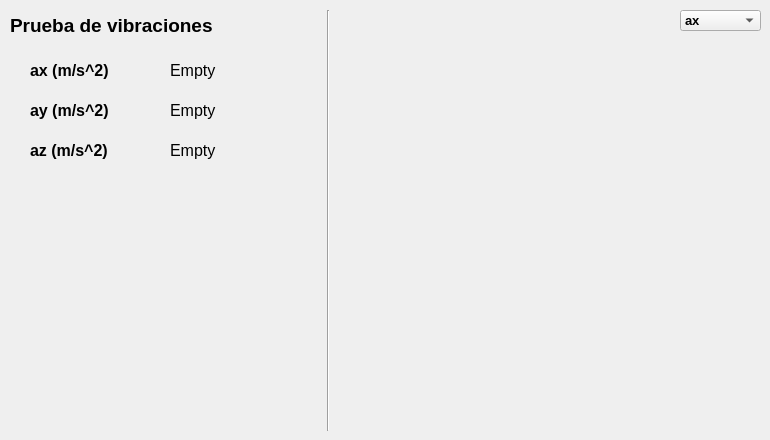
       <widget class="QWidget" name="tab_vibraciones">
        <attribute name="title">
         <string>Vibraciones</string>
        </attribute>
        <widget class="QLabel" name="label_vib_1">
         <property name="geometry">
          <rect>
           <x>30</x>
           <y>50</y>
           <width>131</width>
           <height>41</height>
          </rect>
         </property>
         <property name="font">
          <font>
           <family>Arial</family>
           <pointsize>12</pointsize>
           <weight>75</weight>
           <bold>true</bold>
          </font>
         </property>
         <property name="frameShape">
          <enum>QFrame::NoFrame</enum>
         </property>
         <property name="text">
          <string>ax (m/s^2)</string>
         </property>
        </widget>
        <widget class="QLabel" name="label_vib_az">
         <property name="geometry">
          <rect>
           <x>170</x>
           <y>130</y>
           <width>151</width>
           <height>41</height>
          </rect>
         </property>
         <property name="font">
          <font>
           <family>Arial</family>
           <pointsize>12</pointsize>
          </font>
         </property>
         <property name="frameShape">
          <enum>QFrame::NoFrame</enum>
         </property>
         <property name="frameShadow">
          <enum>QFrame::Sunken</enum>
         </property>
         <property name="text">
          <string>Empty</string>
         </property>
        </widget>
        <widget class="QLabel" name="label_vib_ay">
         <property name="geometry">
          <rect>
           <x>170</x>
           <y>90</y>
           <width>151</width>
           <height>41</height>
          </rect>
         </property>
         <property name="font">
          <font>
           <family>Arial</family>
           <pointsize>12</pointsize>
          </font>
         </property>
         <property name="frameShape">
          <enum>QFrame::NoFrame</enum>
         </property>
         <property name="frameShadow">
          <enum>QFrame::Sunken</enum>
         </property>
         <property name="text">
          <string>Empty</string>
         </property>
        </widget>
        <widget class="QLabel" name="label_vib_3">
         <property name="geometry">
          <rect>
           <x>30</x>
           <y>130</y>
           <width>131</width>
           <height>41</height>
          </rect>
         </property>
         <property name="font">
          <font>
           <family>Arial</family>
           <pointsize>12</pointsize>
           <weight>75</weight>
           <bold>true</bold>
          </font>
         </property>
         <property name="frameShape">
          <enum>QFrame::NoFrame</enum>
         </property>
         <property name="text">
          <string>az (m/s^2)</string>
         </property>
        </widget>
        <widget class="QLabel" name="label_vib_ax">
         <property name="geometry">
          <rect>
           <x>170</x>
           <y>50</y>
           <width>151</width>
           <height>41</height>
          </rect>
         </property>
         <property name="font">
          <font>
           <family>Arial</family>
           <pointsize>12</pointsize>
          </font>
         </property>
         <property name="frameShape">
          <enum>QFrame::NoFrame</enum>
         </property>
         <property name="frameShadow">
          <enum>QFrame::Sunken</enum>
         </property>
         <property name="text">
          <string>Empty</string>
         </property>
        </widget>
        <widget class="QLabel" name="label_vib_titulo">
         <property name="geometry">
          <rect>
           <x>10</x>
           <y>10</y>
           <width>317</width>
           <height>31</height>
          </rect>
         </property>
         <property name="font">
          <font>
           <family>Arial</family>
           <pointsize>14</pointsize>
           <weight>75</weight>
           <bold>true</bold>
          </font>
         </property>
         <property name="text">
          <string>Prueba de vibraciones</string>
         </property>
        </widget>
        <widget class="QLabel" name="label_vib_2">
         <property name="geometry">
          <rect>
           <x>30</x>
           <y>90</y>
           <width>131</width>
           <height>41</height>
          </rect>
         </property>
         <property name="font">
          <font>
           <family>Arial</family>
           <pointsize>12</pointsize>
           <weight>75</weight>
           <bold>true</bold>
          </font>
         </property>
         <property name="frameShape">
          <enum>QFrame::NoFrame</enum>
         </property>
         <property name="text">
          <string>ay (m/s^2)</string>
         </property>
        </widget>
        <widget class="Line" name="line_9">
         <property name="geometry">
          <rect>
           <x>320</x>
           <y>10</y>
           <width>16</width>
           <height>421</height>
          </rect>
         </property>
         <property name="orientation">
          <enum>Qt::Vertical</enum>
         </property>
        </widget>
        <widget class="PlotWidget" name="vib_widget_plot" native="true">
         <property name="geometry">
          <rect>
           <x>340</x>
           <y>10</y>
           <width>421</width>
           <height>421</height>
          </rect>
         </property>
         <widget class="QComboBox" name="combo_vib_plot">
          <property name="geometry">
           <rect>
            <x>340</x>
            <y>0</y>
            <width>81</width>
            <height>21</height>
           </rect>
          </property>
          <property name="font">
           <font>
            <pointsize>10</pointsize>
            <weight>75</weight>
            <bold>true</bold>
           </font>
          </property>
          <item>
           <property name="text">
            <string>ax</string>
           </property>
          </item>
          <item>
           <property name="text">
            <string>ay</string>
           </property>
          </item>
          <item>
           <property name="text">
            <string>az</string>
           </property>
          </item>
         </widget>
        </widget>
       </widget>
